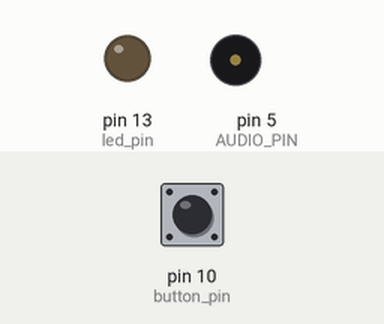
Simulated run of this sketch. Board: Arduino Leonardo, built with avr-gcc and run on an emulated ATmega32U4. On the bench: output pins drawn as LEDs (lit = HIGH), buzzer (waves = sounding). The test bench sets the inputs (shaded band); at power-on: pin 10 (button_pin) LOW. USB keyboard and mouse output is not drawn; what the sketch prints to the serial monitor is not drawn.

Above: at 1.2 s.
1.3 s: pin 10 (button_pin) pulled HIGH for 0.15 s
At 1.38 s:
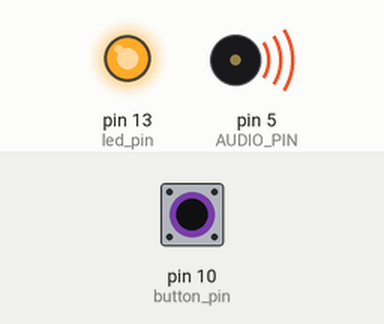
2.9 s: pin 10 (button_pin) pulled HIGH for 3.2 s
At 6.7 s:
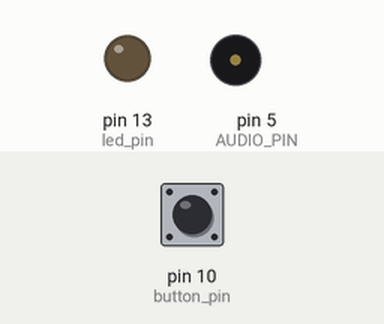
Timing chart, 0 to 8.2 s (numbered marks = the images above; inputs shaded):
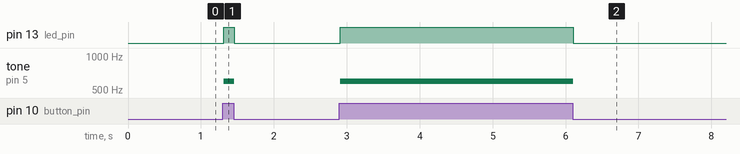

The sketch:

morse_main.ino
```cpp
/* File: morse_main.ino
 * Author: Yuval Fisher
 *
 * Morse key as a keyboard, for typing in English and in Hebrew
 */

/*
 * Details:
 * Morse key connected in pin 11 as a button
 * Made up sequences - "......" for Enter, "......." for Backspace, "........" for changing language
 */

#include <Bounce2.h>
#include <Keyboard.h>


const char BACKSPACE = 8;
const char ENTER = 10;
const unsigned int UNIT = 70;

enum separatorType
{
  space = UNIT * 15 ,
  dot = UNIT * 1,
  line = UNIT * 2,
  part_letter = UNIT * 1,
  letter = UNIT * 4,
  pause = UNIT * 12,
  error = 0,
};

// This struct contains a singal key and it's symbols. An array of structs should be created of every langauge
typedef struct
{
  String symbols;
  char key;
} Key;

// This struct contains a letter in Hebrew, and the corresponding final letter
typedef struct
{
  char key;
  char final_key;
} FinalKey;

// pins
const unsigned int AUDIO_PIN = 5; // The number of the buzzer output
const int button_pin = 10;        // The number of the morse key input
const int led_pin =  13;          // The number of the LED pin

// global variables
unsigned long DOWN_START_TIME = 0; // saves the start time when the key is down
unsigned long DOWN_TIME = 0; // saves the calculated time of the down time
unsigned long UP_START_TIME = 0; // saves the start time when the key is up
unsigned long UP_TIME = 0; // saves the calculated time of the up key
String CURRENT_CHAR = ""; // saves the dots and lines of the current written char
bool WORD_END = true; // False - space hasn't been written yet. True - space was written
bool IS_DOWN = false; // A bool to check if the key is down, used to check if the key is up enough time to write the buffer or space

Bounce morse_key = Bounce(button_pin, 10); // The object of the morse key. Fixes bounce issues of metal first contact

// Create an array of keys mapped to symbols
Key ENG_KEYS[] = {{".-", 'a'}, {"-...", 'b'}, {"-.-.", 'c'}, {"-..", 'd'}, {".", 'e'}, {"..-.", 'f'}, {"--.", 'g'}, {"....", 'h'}, {"..", 'i'},
              {".---", 'j'}, {"-.-", 'k'}, {".-..", 'l'}, {"--", 'm'}, {"-.", 'n'}, {"---", 'o'}, {".--.", 'p'}, {"--.-", 'q'}, {".-.", 'r'},
              {"...", 's'}, {"-", 't'}, {"..-", 'u'}, {"...-", 'v'}, {".--", 'w'}, {"-..-", 'x'}, {"-.--", 'y'}, {"--..", 'z'}, {".----", '1'},
              {"..---", '2'}, {"...--", '3'}, {"....-", '4'}, {".....", '5'}, {"-....", '6'}, {"--...", '7'}, {"---..", '8'}, {"----.", '9'}, {"-----", '0'},
              {"......", ENTER}, // Enter
              {".......", BACKSPACE},  // Backspace
              };

Key HEB_KEYS[] = {{".-", 't'}, {"-...", 'c'}, {"-.-.", 'x'}, {"-..", 's'}, {".", 'u'}, {"--.", 'd'}, {"....", 'j'}, {"..", 'h'},
              {".---", 'g'}, {"-.-", 'f'}, {".-..", 'k'}, {"--", 'n'}, {"-.", 'b'}, {"---", 'v'}, {".--.", 'p'}, {"--.-", 'e'},
              {".-.", 'r'}, {"...", 'a'}, {"-", ','}, {"..-", 'y'}, {".--", 'm'}, {"--..", 'z'}, {".----", '1'}, {"..---", '2'},
              {"...--", '3'}, {"....-", '4'}, {".....", '5'}, {"-....", '6'}, {"--...", '7'}, {"---..", '8'}, {"----.", '9'}, {"-----", '0'},
              {"......", ENTER}, // Enter
              {".......", BACKSPACE},  // Backspace
              };

FinalKey HEB_FINALS[] = {{'n', 'o'}, {'f', 'l'}, {'b', 'i'}, {'p', ';'}, {'m', '.'}};

String CHANGE_LANG = "........"; // For changing langauge
Key * CURRENT_LANG = NULL;
size_t CURRENT_LANG_SIZE = 0;
char LAST_CHAR;


void setup() {
  // initialize the LED pin as an output:
  pinMode(led_pin, OUTPUT);
  // initialize the pushbutton pin as an input:
  pinMode(button_pin, INPUT);

  Serial.begin(9600);
  Serial.println("Starting...");

  // Set the start of the up time to the beginning of the run
  UP_START_TIME = millis();

  // Initialize the keyboard
  Keyboard.begin();

  // Set current language
  CURRENT_LANG = &HEB_KEYS[0];
  CURRENT_LANG_SIZE = sizeof(HEB_KEYS);
}

void loop() {
  // Call update to check if chars should be written
  update();

  // if there is change of state (up or down)
  if (morse_key.update())
  {
    if (morse_key.risingEdge())
    {
      // morse key is now down. Call key down function
      tone(AUDIO_PIN, 600); // Play beep sound
      key_down();
    }
    else if (morse_key.fallingEdge())
    {
      // morse key is now up. Call key up function
      noTone(AUDIO_PIN); // Stop beep sound
      key_up();
    }
  }
}

void key_up()
{
  UP_START_TIME = millis();
  DOWN_TIME = UP_START_TIME - DOWN_START_TIME;
  IS_DOWN = false;

  // turn LED off:
  digitalWrite(led_pin, LOW);

  add_input(DOWN_TIME);
}

void add_input(unsigned long down_time)
{
  if (down_time >= line)
  {
    CURRENT_CHAR += "-";
  }
  else
  {
    CURRENT_CHAR += ".";
  }
}

void key_down()
{
  DOWN_START_TIME = millis();
  IS_DOWN = true;

  // turn LED on:
  digitalWrite(led_pin, HIGH);


}

void update()
{
  /* This function writes the correct chars if the morse key is "up" long enough
     The morse key can be is "up" state for a long time, like when the user finishes to type.
     That's why we should call a different function to check if something needs to be written,
     and to not wait of the user to change the state to "down".
  */
  if (!IS_DOWN)
  {
    UP_TIME = millis() - UP_START_TIME;
    calculate_separator(UP_TIME);
  }
}

void write_letter(char to_write)
{
  Keyboard.print(to_write);
}

void replace_last_char(char new_char)
{
  write_letter(BACKSPACE);
  write_letter(new_char);
}

void change_final_letter()
/*
 * This function checks if the last letter that was written was a Hebrew final letter
 * If it is, it changes it to the corresponding final letter
 */
{
  if (CURRENT_LANG == &HEB_KEYS[0])
  {
    for (unsigned int i = 0; i<sizeof(HEB_FINALS)/sizeof(HEB_FINALS[0]); i++)
    {
      if (LAST_CHAR == HEB_FINALS[i].key)
      {
        replace_last_char(HEB_FINALS[i].final_key);
        return;
      }
    }
  }
}

void calculate_separator(unsigned long up_time)
{
  if (CURRENT_CHAR.length() != 0)
  {
    if (up_time >= letter)
    {
      calculate_letter();

      CURRENT_CHAR = "";
      WORD_END = false;
    }
  }
  else if (!WORD_END && up_time >= space)
  {
    change_final_letter();
    write_letter(' ');

    WORD_END = true;
  }
}

void change_lang()
{
  /*
   * Change language between Hebrew and English
   * Change by changing the pointer to the current language, and by changing the
   * system language with Ctrl+Alt
   */
  if (CURRENT_LANG == &ENG_KEYS[0])
  {
    CURRENT_LANG = &HEB_KEYS[0];
    CURRENT_LANG_SIZE = sizeof(HEB_KEYS);
  }
  else
  {
    CURRENT_LANG = &ENG_KEYS[0];
    CURRENT_LANG_SIZE = sizeof(ENG_KEYS);
  }
  Keyboard.press(KEY_LEFT_SHIFT);
  Keyboard.press(KEY_LEFT_ALT);
  Keyboard.release(KEY_LEFT_SHIFT);
  Keyboard.release(KEY_LEFT_ALT);
}

void calculate_letter()
{
  if (CURRENT_CHAR.equals(CHANGE_LANG))
  {
    change_lang();
    return;
  }
  for (unsigned int i=0; i<(CURRENT_LANG_SIZE/sizeof(Key)); i++)
  {
    if (CURRENT_CHAR.equals(CURRENT_LANG[i].symbols))
    {
      write_letter(CURRENT_LANG[i].key);
      LAST_CHAR = CURRENT_LANG[i].key;
      return;
    }
  }
}
```

Measured:
- after the input at 1.3 s, pin 13 (led_pin): LOW → HIGH at once, → LOW 0.15 s later; tone on pin 5 (AUDIO_PIN): silent → 600 Hz at once, → silent 0.15 s later
- after the input at 2.9 s, pin 13 (led_pin): LOW → HIGH at once, → LOW 3.2 s later; tone on pin 5 (AUDIO_PIN): silent → 600 Hz at once, → silent 3.2 s later
